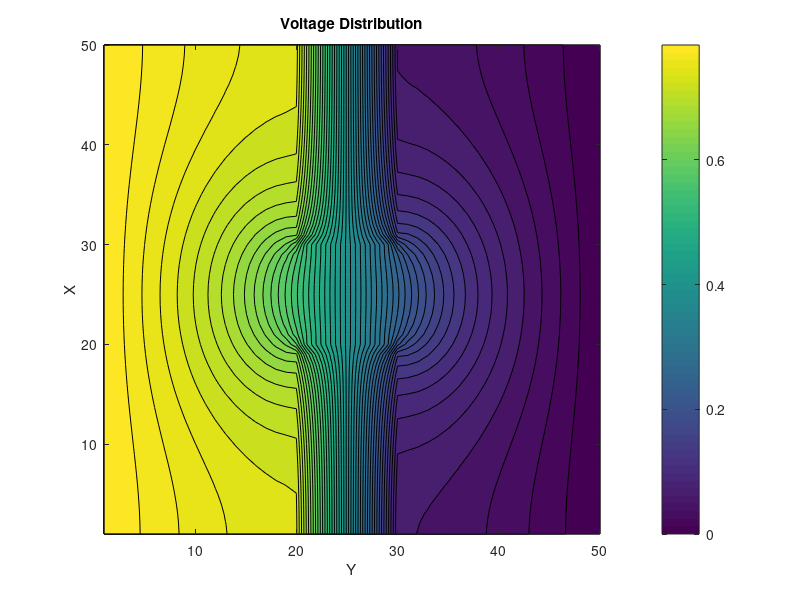
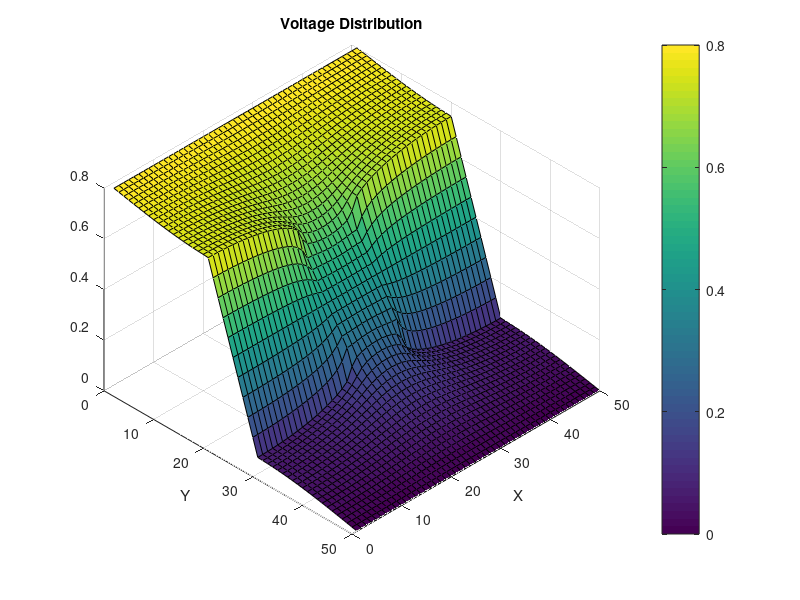
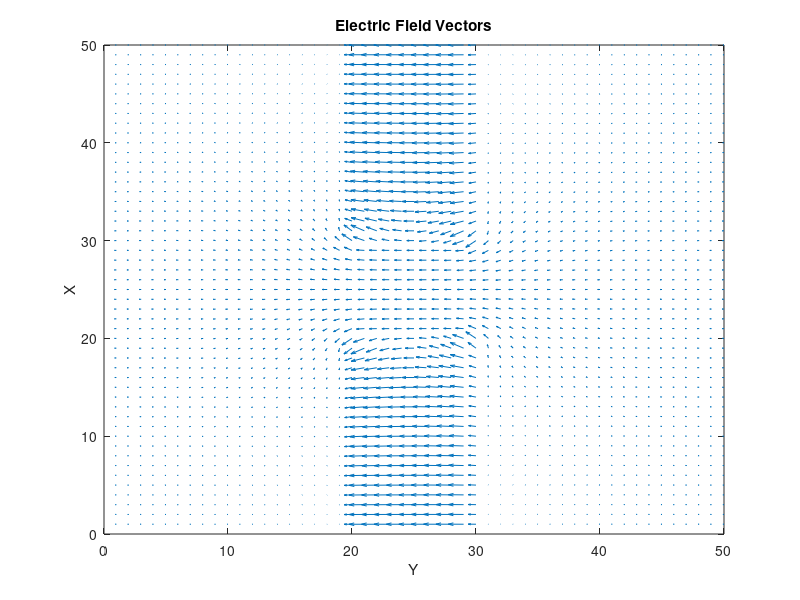

The MATLAB source for these figures, in order:

function C=Part2()
    clear all

    nx = 50; % mesh density
    ny = 50; % mesh density
    LB = 0.4; % Boxes dimensions
    WB = 0.6; % Boxes dimensions
    sigma = 0.01;
    B = zeros(nx*ny,1);
    G = sparse(nx*ny,nx*ny);
    V0=0.8; % Voltage of left side boundary

    % Create conductivity map and initialize the lower conductivity box
    % regions.
    cMap = ones(nx,ny);
    for m = 1:nx
        for h = 1:ny
            if (m>=LB*nx && m<=WB*nx && h>=WB*ny || m>=LB*nx && m<=WB*nx && h<=LB*ny)
                cMap(m,h) = sigma;
            end
        end
    end
% finite Difference method 
    for i = 1:nx
        for j = 1:ny
            n = j + (i-1)*ny;

            if i == 1
                G(n,:) = 0;
                G(n,n) = 1;
                B(n) = V0;

            elseif i == nx
                G(n,:) = 0;
                G(n,n) = 1;

            elseif j == 1
                nxm = j+(i-2)*ny;
                nxp = j+(i)*ny;
                nyp = j+1+(i-1)*ny;

                rxm = (cMap(i,j) + cMap(i-1,j))/2;
                rxp = (cMap(i,j) + cMap(i+1,j))/2;
                ryp = (cMap(i,j) + cMap(i,j+1))/2;

                G(n,n) = -(rxm+rxp+ryp);
                G(n,nxm) = rxm;
                G(n,nxp) = rxp;
                G(n,nyp) = ryp;

            elseif j == ny
                nxm = j+(i-2)*ny;
                nxp = j+(i)*ny;
                nym = j-1+(i-1)*ny;

                rxm = (cMap(i,j) + cMap(i-1,j))/2;
                rxp = (cMap(i,j) + cMap(i+1,j))/2;
                rym = (cMap(i,j) + cMap(i,j-1))/2;

                G(n,n) = -(rxm+rxp+rym);
                G(n,nxm) = rxm;
                G(n,nxp) = rxp;
                G(n,nym) = rym;

            else 
                nxm = j+(i-2)*ny;
                nxp = j+(i)*ny;
                nym = j-1+(i-1)*ny;
                nyp = j+1+(i-1)*ny;

                rxm = (cMap(i,j) + cMap(i-1,j))/2;
                rxp = (cMap(i,j) + cMap(i+1,j))/2;
                rym = (cMap(i,j) + cMap(i,j-1))/2;
                ryp = (cMap(i,j) + cMap(i,j+1))/2;

                G(n,n) = -(rxm+rxp+ryp+rym);
                G(n,nxm) = rxm;
                G(n,nxp) = rxp;
                G(n,nym) = rym;
                G(n,nyp) = ryp;
            end
        end
    end

   % Calculate voltage map using matrix left division
    V = G\B;

    % Map voltage solution into a region map
    VMap = zeros(nx,ny);
    for i = 1:nx
        for j = 1:ny
            n = j + (i-1)*ny;
            VMap(i,j) = V(n);
        end
    end
    VMap = VMap';
    
        figure(5)
        contourf(VMap,50)
        colorbar
        title('Voltage Distribution')
        xlabel('Y')
        ylabel('X')
        
        figure(7)
        surf(VMap)
        colorbar
        title('Voltage Distribution')
        xlabel('Y')
        ylabel('X')
        view([45 45])
    
        % Calculate electric field gradient. 
        [Ex,Ey] = gradient(VMap);
        Ex=Ex;
        Ey=Ey;

        % Electric field gradient map
        figure(8)
        quiver(Ex,Ey)
        title ('Electric Field Vectors')
        xlabel('Y')
        ylabel('X')
        ylim([0 50])
        xlim([0 50])
end
